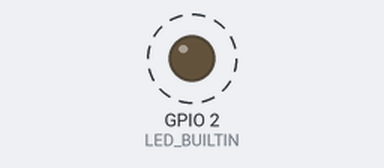
This sketch was run on a simulated ESP32. Shown: output pins drawn as LEDs (lit = HIGH). Dashed ring = blinking. WiFi joins after 1.5 s; servers stay silent unless stated; what the sketch prints to the serial monitor is not drawn.

Above: at 2.0 s.
Timing chart, 0 to 6.1 s (numbered marks = the images above):
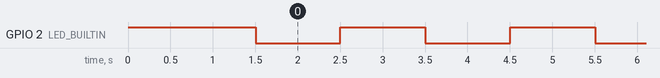

The sketch:

TransferirConfiguracion.ino
```cpp
#include <WiFiManager.h>

void setup(){
  WiFi.mode(WIFI_STA);

  Serial.begin(9600);
  pinMode(LED_BUILTIN, OUTPUT);
  digitalWrite(LED_BUILTIN, HIGH);

  WiFiManager wiFiManager;

  wiFiManager.resetSettings();

  bool res;
  res = wiFiManager.autoConnect("ConexionESP32", "12345678");

  if(!res){
    Serial.println("Conexion fallida");
  }else{
    Serial.print("Conectado a: ");
    Serial.println(WiFi.SSID());
  }
}

void loop(){

  digitalWrite(LED_BUILTIN, LOW);
  delay(1000);
  digitalWrite(LED_BUILTIN, HIGH);
  delay(1000);
}
```

Measured:
- by itself, GPIO 2 (LED_BUILTIN): alternates HIGH for 1.0 s and LOW for 1.0 s
